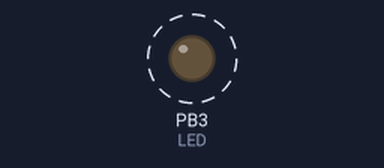
This program was run on a simulated ATtiny13, built with avr-gcc and emulated at 1.2 MHz. Shown: output pins drawn as LEDs (lit = HIGH). Dashed ring = blinking.

Above: at 0.5 s.
Timing chart, 0 to 3.0 s (numbered marks = the images above):
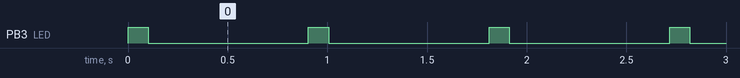

The program:

main.c
```c
/*
 * LED - ON 100 ms, OFF - 900 ms
 * Created: 01.08.2015 22:16:59
 * Author: Aleksey M.
 * MCU ATtiny13
 * Tested: YES
 */

#define F_CPU 1200000UL
#include <avr/interrupt.h>
#include <avr/io.h>
#include <stdbool.h>

volatile uint16_t timerCtr = 0;
volatile bool flagLED = false;

#define LED_ON_TIME 100
#define LED_OFF_TIME 900

// Macros
#define tog(x) ^= (1 << x)
#define set(x) |= (1 << x)
#define clr(x) &= ~(1 << x)

#define LED PB3

void initIO() {
  DDRB |= (1 << LED);
  PORTB |= (1 << PB5) | (1 << PB4) | (1 << PB2) | (1 << PB1) | (1 << PB0);

  // Analog comparator OFF
  ACSR |= (1 << ACD);
}

void initTimer() {
  // Start timer T0 with prescaler 8
  TCCR0B |= (1 << CS01);

  // Enable CTC Mode
  TCCR0A |= (1 << WGM01);

  /*
  In the CTC mode the counter is cleared to zero when the counter value
  TCNT0 matches the OCR0A
  */

  // T0 will overflow each 1 ms (0,001 sec)
  OCR0A = 150;

  // Enable time T0 overflow interrupt
  TIMSK0 |= (1 << OCIE0A);

  // Reset timer T0 flags
  TIFR0 = 0;
}

void blink() {
  if (flagLED) {
    PORTB set(LED);
  } else {
    PORTB clr(LED);
  }
}

// Timer/counter Compare Match A Vector. 1 ms
ISR(TIM0_COMPA_vect) {
  timerCtr++;
  if (timerCtr >= LED_OFF_TIME) {
    timerCtr = 0;
  }

  if (timerCtr <= LED_ON_TIME) {
    flagLED = 1;
  } else {
    flagLED = 0;
  }
}

int main(void) {
  initIO();
  initTimer();
  sei();

  while (1) {
    blink();
  }

  return 0;
}

/*
# Comments:
===================================
## What does the program do?
The duty cycle describes the amount of time the signal is in a HIGH (on) state
as a percentage of the total time of it takes to complete one cycle. Full cycle
- 1s, HIGH - 100 ms, LOW - 900 ms

Circuit connections:
PB0 - *
PB1 - *
PB2 - *
PB3 - LED - 2,2k - GND
PB4 - *
PB5 - Reset (input)
For hardware debounce reduction add in parallel with the button 100nf
capacitor.

## Notes:
Timer Setup
---------------------------------------
- Timer T0 (8-bit) counts up to or bi-directional 2^8 - 1 = 255 then timer's
register TCNT0 will overflow.
- Timer clock frequency equal to system clock frequency = 1,2 MHz (or by
external clock source).
- Prescaler can be used as a clock source: fCLK_io/8, fCLK_io/64, fCLK_io/256,
or fCLK_io/1024.

Timer Clock calculations:
---------------------------------------------
1,2 MHz / 8 = 0,15 MHz = 150 KHz timer's clock, where 8 is prescaler
150 KHz or increment per second (incr/s)
Timer increments by +1 every:
1/150 = 0,006666666666667 ms

Let's take 1 ms:
Once 1 ms has elapsed, timer T0 will overflow and trigger an interrupt, which
the MCU will then handle by executing the Timer's ISR routine. 0,006666666666667
ms	-> 1 incr
1 ms 									-> x
x = 1/0,006666666666667 = 150

Timer Clock calculations #2:
------------------------------------
Number of overflows = F timer / timer's MAX count
150KHz / 150 = 1 overflow per ms

The Timer (TCNT0) and Output Compare Registers (OCR0A and OCR0B)
------------------------------------
When value in the TCNT0 == OCR0A CPU can generate compare match interrupt

// Compare Match A, B interrupt
// Uncomment to enable
// TIMSK0 |= (0<<OCIE0A) | (0<<OCIE0B);
// OCR0A,B compare register values
// OCR0A = 100;
// OCR0B = 200;

# Conclusions
===================================
Run this code and find what behavior is expected and what we got.
*/
```

Measured:
- by itself, PB3 (LED): alternates HIGH for 0.10 s and LOW for 0.80 s
